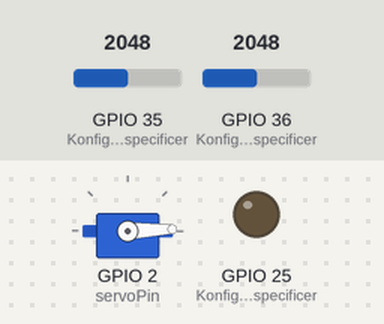
Bench run of a sketch on a simulated ESP32. On the bench: servo, output pins drawn as LEDs (lit = HIGH). Inputs (shaded band) come from the test bench; at power-on: GPIO 36 (Konfigurer_den_specificer) = 2048, GPIO 35 (Konfigurer_den_specificer) = 2048.

Above: at 1.2 s.
1.3 s: GPIO 36 (Konfigurer_den_specificer) set to 4095
At 1.6 s:
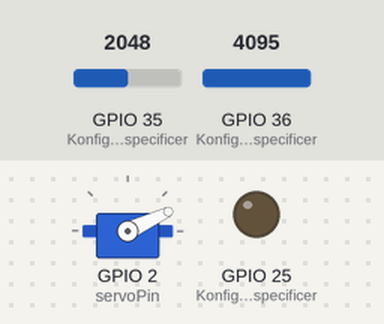
2.8 s: GPIO 36 (Konfigurer_den_specificer) set to 2047
At 3.9 s:
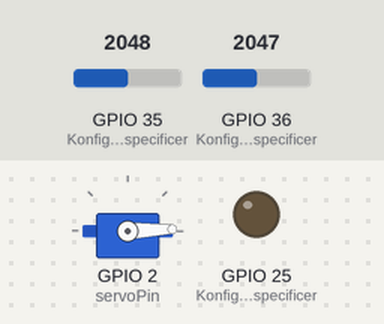
Timing chart, 0 to 5.8 s (numbered marks = the images above; inputs shaded):
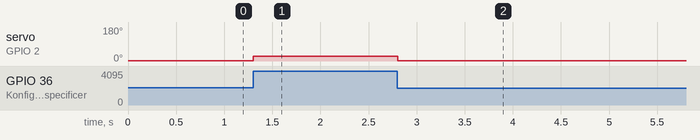

The sketch:

code_ESP32_P6.ino
```cpp
#include <Servo_ESP32.h>                            //Library til at styre servomotoren med ESP32
#include <math.h>                                   //Library til matematiske funktioner

static const int servoPin = 2;                      //Sætter servoPin til digital pin 2
Servo_ESP32 servo1;                                 //Opretter servo objekt, som hedder servo1
const int pi = 3.1415926535897932384626433832795;   //Konstanten PI

int angleMax = 25;                                  //Maksimal vinkel på servomotoren

const int sample_frekvens = 300;                    //Sætter sampelfrekvensen i Hz
const int sample_tid = 1000000 / sample_frekvens;   //Timerens længde

double maaling = 0;                                 //Input-værdien fra sensoren
double mV = 0;                                      //Sensorværdi angivet i mV
double F_sensor;                                    //Kraften registreret af sensoren

double F_input = 0;                                 //Den udregende kraft til servomotoren
int V_aktuator = 0;                                 //Servomotorens vinkel, rundes af til nærmeste heltal med integer

int potentiometer = 0;                              //Input fra potentiometeret

hw_timer_t * timer = NULL;                            //Indikerer starttid
portMUX_TYPE timerMux = portMUX_INITIALIZER_UNLOCKED; //Indikerer sluttid

//Interrupt timer funktion
void IRAM_ATTR onTimer()
{
  portENTER_CRITICAL_ISR(&timerMux);                  //Må ikke afbrydes herfra
  maaling = analogRead(36);                           //Tager målinger af sensorens output
  portEXIT_CRITICAL_ISR(&timerMux);                   //Må ikke afbrydes, stopper
}


//Funktion til beregning af kraften registreret af sensoren
void kraft()
{
  mV = maaling * 0.805;                                 // Omregner sensordata fra bit-niveauer til mV
  F_sensor = 0.001445 * exp(2.684 * pow(10, -3) * mV);  // Finder kraft i N for sensor ved brug af  ekspotentielt fit
}

//Funktion til encoding af signalet
void coding()
{
  if (potentiometer <= 1800)                            //Mode 1
  {
    F_input = (0.8893) * F_sensor;
  }
  else if (potentiometer > 1800)                        //Mode 2
  {
    F_input = 3 * F_sensor;
  }
}

//Funktion til beregnign af feedback leveret af servomotoren
void aktuator()
{
  V_aktuator = 2.61 * exp(0.259 * F_input);          //Omregning fra kraft [N] til antal grader ved brug af ekspotentielt fit

  if (V_aktuator > angleMax)                         //Sikrer at der ikke gives en større vinkel end det servomotoren maksimalt kan levere af kraft
  {
    V_aktuator = angleMax;
  }
  servo1.write(V_aktuator);                          //Den beregnede vinkel "sendes" til servomotoren
}

void setup()
{
  Serial.begin(115200);                              //Baud rate for seriel datatransmission
  pinMode(36, INPUT);                                //Konfigurer den specificeret pin til et input
  pinMode(35, INPUT);                                //Konfigurer den specificeret pin til et input
  pinMode(25, INPUT);                                //Konfigurer den specificeret pin til et input
  dacWrite(25, 0);                                   //Sætter højtaleren på M5Stacken til at være lydløs - forhindre auditorisk støj

  servo1.attach(servoPin);                           //Tilknytter den valgte pin(servoPin) til servo objekt(servo1)

  timer = timerBegin(0, 80, true);              //Timer 0 (der er 4 ialt). Prescaler på 80 -> 12.5 nS*80 = 1 mikro sekund, true betyder, at vi tæller op med et mikrosekund.
  timerAttachInterrupt(timer, &onTimer, true);  //Sætter variablen timer til funktionen onTimer, true betyder edge triggering
  timerAlarmWrite(timer, sample_tid, true);     //Sætter timeren til at tælle til sample_tid (3333,33) -> 300 Hz, true betyder enable autoreload (tæller forfra) tal i mikrosenkunder den skal tælle til før der kommer interrupt
  timerAlarmEnable(timer);                      //Starter timer
}


void loop()
{
  potentiometer = analogRead(35) * 0.805;            //Aflæser potentiometerværdi
  kraft();                                           //Kalder funktion for beregning af kraft fra sensoren
  coding();                                          //Kalder funktion for encoding af signalet
  aktuator();                                        //Kalder funktion for beregning af vinkel til servomotor
}
```

Measured:
- after the input at 1.3 s, servo on GPIO 2 (servoPin): 2° → 25° at once
- after the input at 2.8 s, servo on GPIO 2 (servoPin): 25° → 2° at once
